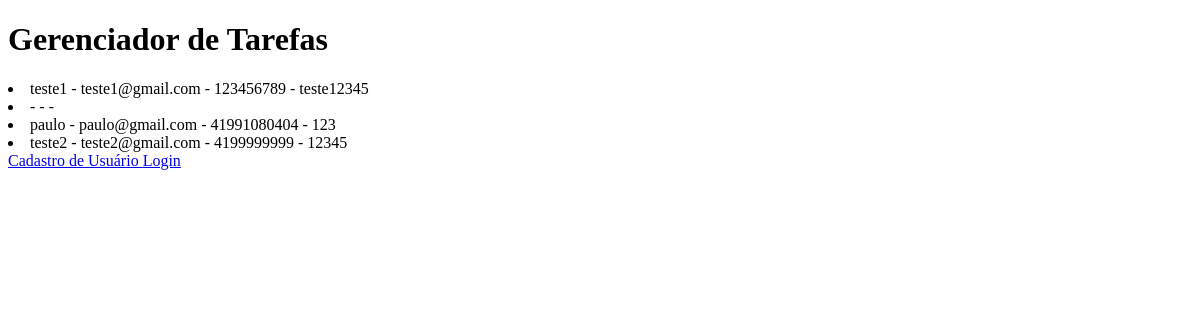
Before: / with the older database file.
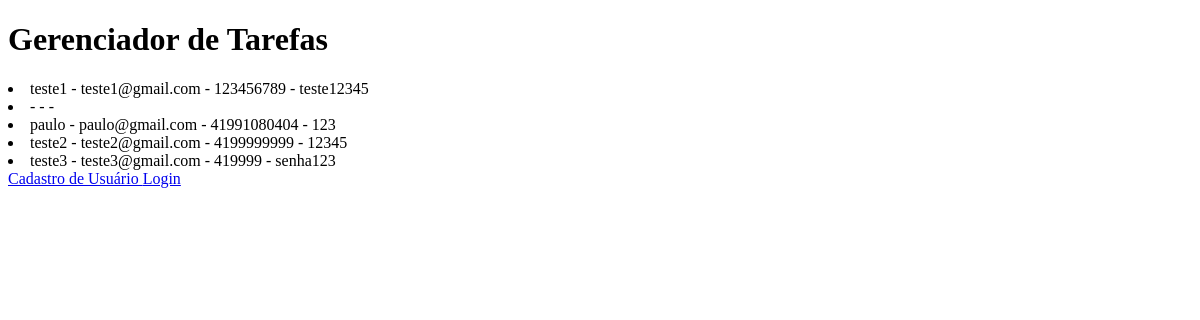
After: the same page with the newer database file.
### models.py (models this page shows, shortened)
class Usuario(db.Model):
    __tablename__ = 'usuarios'
    id = db.Column(db.Integer, primary_key = True, autoincrement=True)
    nome = db.Column(db.String(150), unique = True, nullable = False)
    email = db.Column(db.String(150), unique = True, nullable = False)
    telefone = db.Column(db.String(150), unique = True, nullable = False)
    senha = db.Column(db.String(20), unique = True, nullable = False)

### app.py (the view)
@app.route('/')
def home():
    usuarios = db.session.query(Usuario).all()
    return render_template('home.html', usuarios = usuarios)

### templates/home.html (shortened to what this page needs)
<!DOCTYPE html>
<html lang="pt-br">
<head>
</head>
<body>
    <h1>Gerenciador de Tarefas</h1>
        {% for usuario in usuarios %}
            <li>
                {{usuario.nome}} - {{usuario.email}} - {{usuario.telefone}} - {{usuario.senha}}
            </li>
        {% endfor %}
    <a href = '/cadastro_page'> Cadastro de Usuário </a>
    <a href = '/login'> Login </a>
</body>
</html>

Changed rows visible on the page:
added Usuario: nome "teste3", email "teste3@gmail.com", telefone "419999", senha "senha123"
